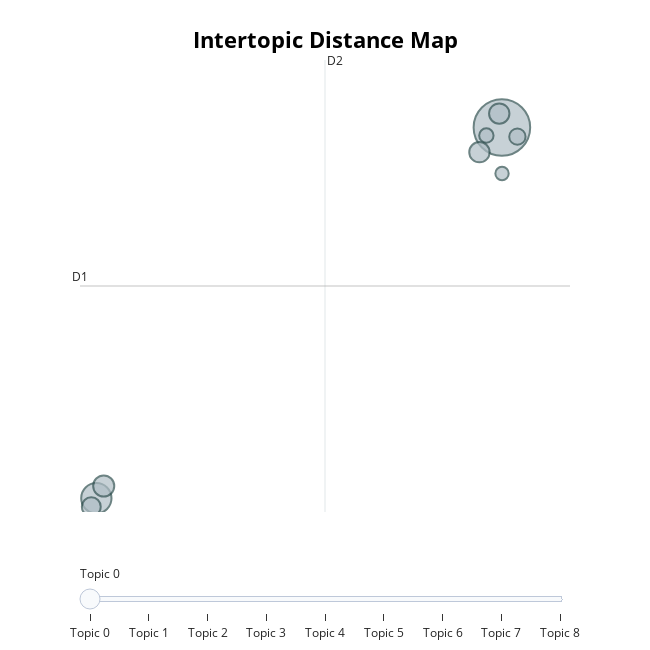

Source (notebook cell):
### Code cell
topic_model.visualize_topics()

### Figure 1 — Plotly figure (JSON) as saved in the notebook; plotly's stock layout.template omitted (floating-point values rounded to 4 significant figures)
{"data": [{"customdata": [[0, "climate | ocean | monsoon | sea | flood", 108], [1, "independence | colonial | industrialization | revolt | rebellion", 31], [2, "sculpture | art | aesthetic | architecture | monument", 15], [3, "feminization | woman | patriarchy | gender | empowerment", 14], [4, "diversity | communalism | cultural | globalisation | culture", 14], [5, "gandhi | gandhian | mahatma | rabindranath | nationalism", 12], [6, "secularism | religiousnessreligiosity | religion | pluralism | communalism", 9], [7, "tribals | tribal | tribe | tribessts | discrimination", 7], [8, "socialization | education | achieve | objective | development", 6]], "hovertemplate": "<b>Topic %{customdata[0]}</b><br>%{customdata[1]}<br>Size: %{customdata[2]}", "legendgroup": "", "marker": {"color": "#B0BEC5", "line": {"color": "DarkSlateGrey", "width": 2}, "size": [108, 31, 15, 14, 14, 12, 9, 7, 6], "sizemode": "area", "sizeref": 0.0675, "symbol": "circle"}, "mode": "markers", "name": "", "orientation": "v", "showlegend": false, "type": "scatter", "x": [19.08, -4.003, -3.583, 17.81, 18.93, -4.29, 19.97, 18.2, 19.09], "xaxis": "x", "y": [11.75, -0.9305, -0.511, 10.9, 12.22, -1.218, 11.44, 11.47, 10.17], "yaxis": "y"}], "layout": {"annotations": [{"showarrow": false, "text": "D1", "x": -4.934, "y": 6.328, "yshift": 10}, {"showarrow": false, "text": "D2", "x": 9.013, "xshift": 10, "y": 14.06}], "height": 650, "hoverlabel": {"bgcolor": "white", "font": {"family": "Rockwell", "size": 16}}, "legend": {"itemsizing": "constant", "tracegroupgap": 0}, "margin": {"t": 60}, "shapes": [{"line": {"color": "#CFD8DC", "width": 2}, "type": "line", "x0": 9.013, "x1": 9.013, "y0": -1.401, "y1": 14.06}, {"line": {"color": "#9E9E9E", "width": 2}, "type": "line", "x0": -4.934, "x1": 22.96, "y0": 6.328, "y1": 6.328}], "sliders": [{"active": 0, "pad": {"t": 50}, "steps": [{"args": [{"marker.color": [["red", "#B0BEC5", "#B0BEC5", "#B0BEC5", "#B0BEC5", "#B0BEC5", "#B0BEC5", "#B0BEC5", "#B0BEC5"]]}], "label": "Topic 0", "method": "update"}, {"args": [{"marker.color": [["#B0BEC5", "red", "#B0BEC5", "#B0BEC5", "#B0BEC5", "#B0BEC5", "#B0BEC5", "#B0BEC5", "#B0BEC5"]]}], "label": "Topic 1", "method": "update"}, {"args": [{"marker.color": [["#B0BEC5", "#B0BEC5", "red", "#B0BEC5", "#B0BEC5", "#B0BEC5", "#B0BEC5", "#B0BEC5", "#B0BEC5"]]}], "label": "Topic 2", "method": "update"}, {"args": [{"marker.color": [["#B0BEC5", "#B0BEC5", "#B0BEC5", "red", "#B0BEC5", "#B0BEC5", "#B0BEC5", "#B0BEC5", "#B0BEC5"]]}], "label": "Topic 3", "method": "update"}, {"args": [{"marker.color": [["#B0BEC5", "#B0BEC5", "#B0BEC5", "#B0BEC5", "red", "#B0BEC5", "#B0BEC5", "#B0BEC5", "#B0BEC5"]]}], "label": "Topic 4", "method": "update"}, {"args": [{"marker.color": [["#B0BEC5", "#B0BEC5", "#B0BEC5", "#B0BEC5", "#B0BEC5", "red", "#B0BEC5", "#B0BEC5", "#B0BEC5"]]}], "label": "Topic 5", "method": "update"}, {"args": [{"marker.color": [["#B0BEC5", "#B0BEC5", "#B0BEC5", "#B0BEC5", "#B0BEC5", "#B0BEC5", "red", "#B0BEC5", "#B0BEC5"]]}], "label": "Topic 6", "method": "update"}, {"args": [{"marker.color": [["#B0BEC5", "#B0BEC5", "#B0BEC5", "#B0BEC5", "#B0BEC5", "#B0BEC5", "#B0BEC5", "red", "#B0BEC5"]]}], "label": "Topic 7", "method": "update"}, {"args": [{"marker.color": [["#B0BEC5", "#B0BEC5", "#B0BEC5", "#B0BEC5", "#B0BEC5", "#B0BEC5", "#B0BEC5", "#B0BEC5", "red"]]}], "label": "Topic 8", "method": "update"}]}], "title": {"font": {"color": "Black", "size": 22}, "text": "<b>Intertopic Distance Map</b>", "x": 0.5, "xanchor": "center", "y": 0.95, "yanchor": "top"}, "width": 650, "xaxis": {"anchor": "y", "domain": [0, 1], "range": [-4.934, 22.96], "title": {"text": ""}, "visible": false}, "yaxis": {"anchor": "x", "domain": [0, 1], "range": [-1.401, 14.06], "title": {"text": ""}, "visible": false}}}
